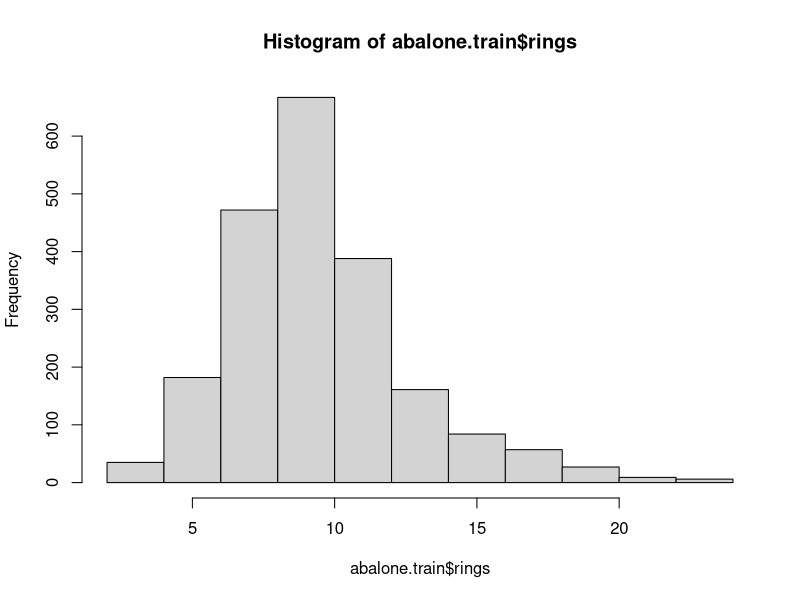
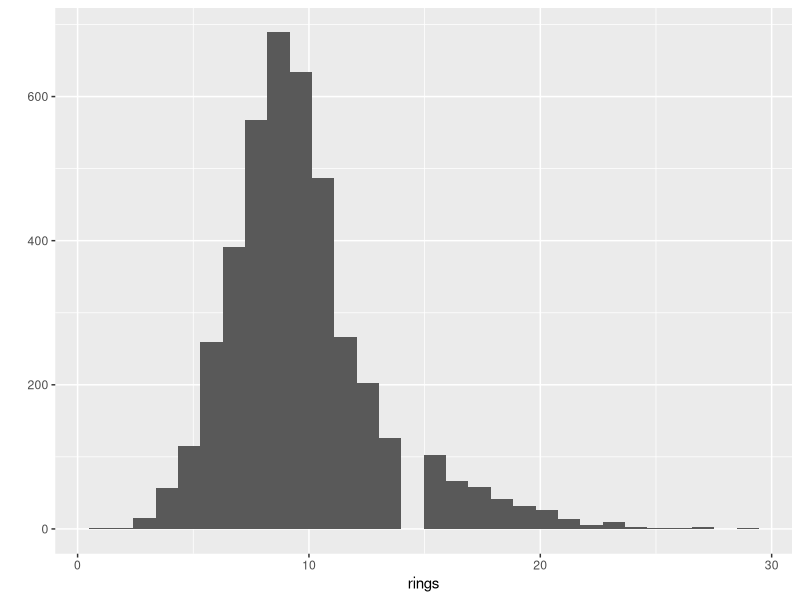
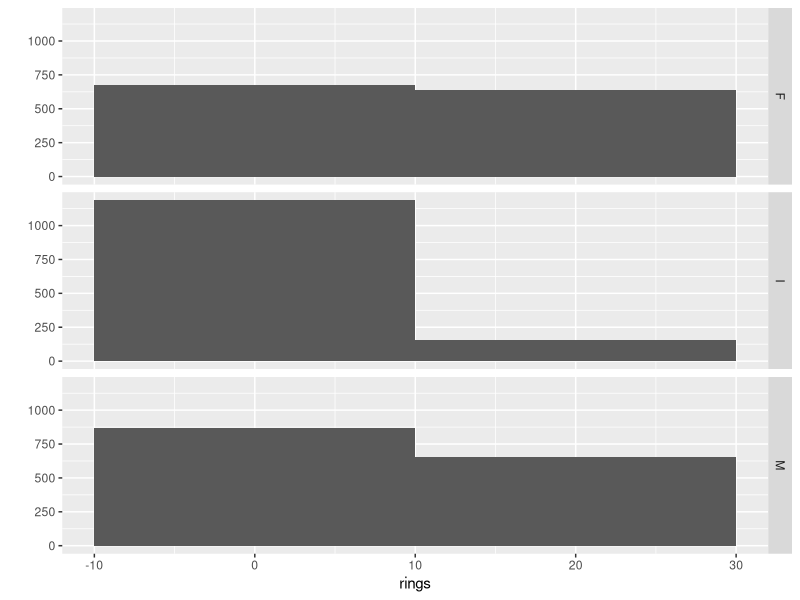
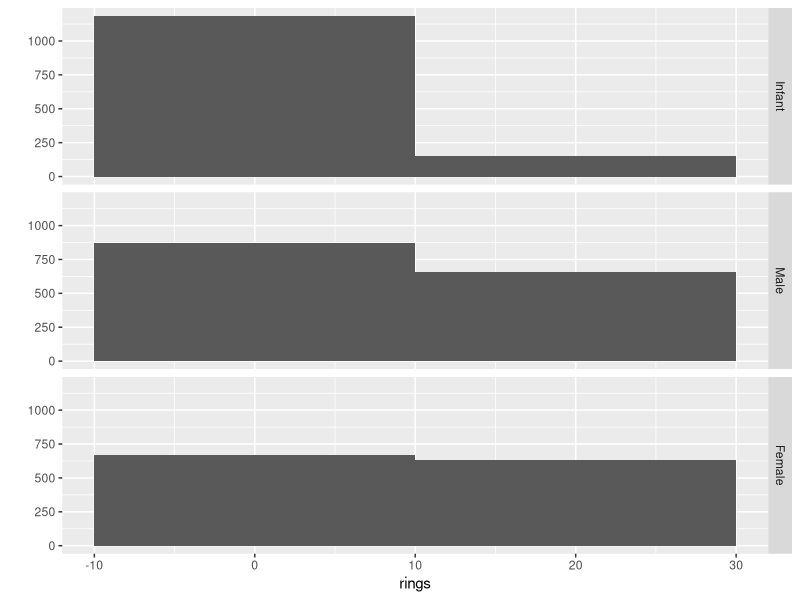
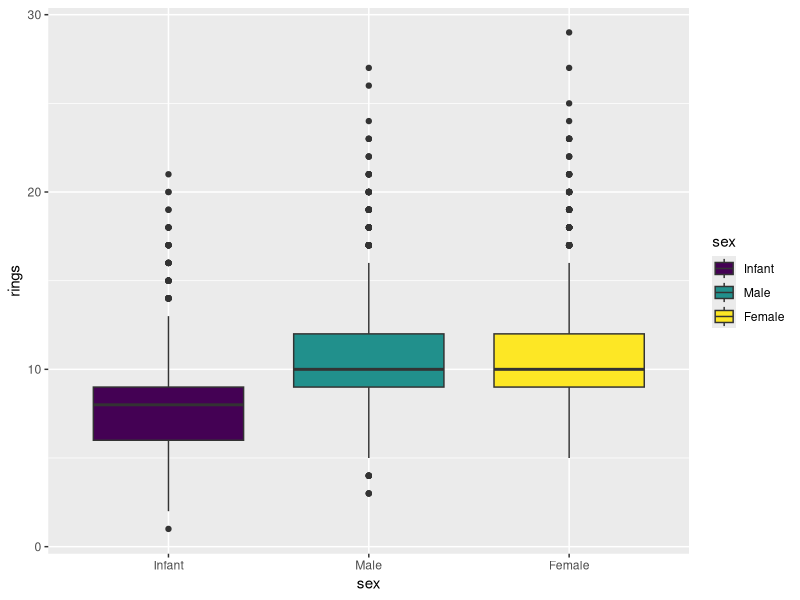
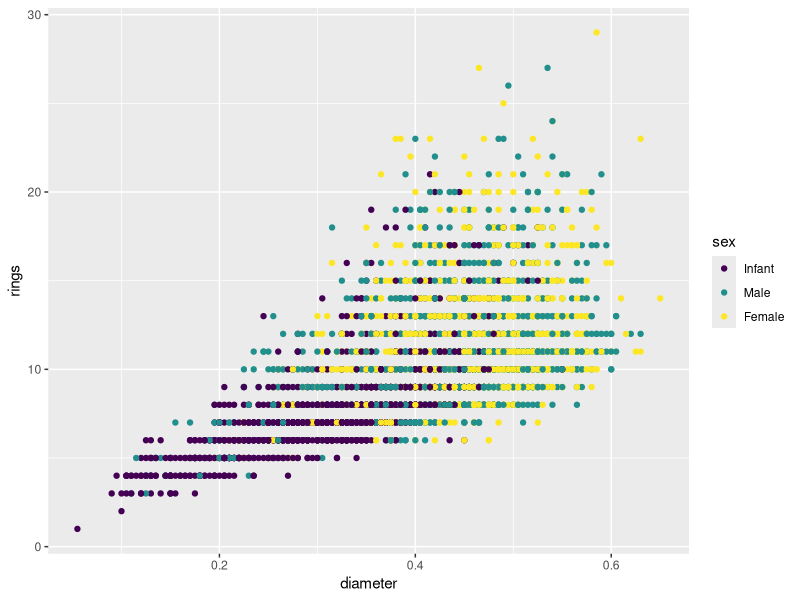
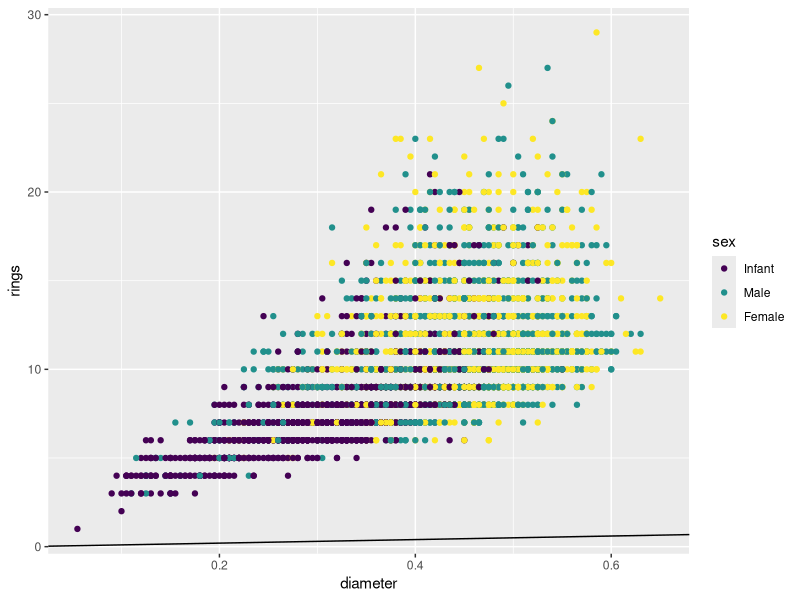
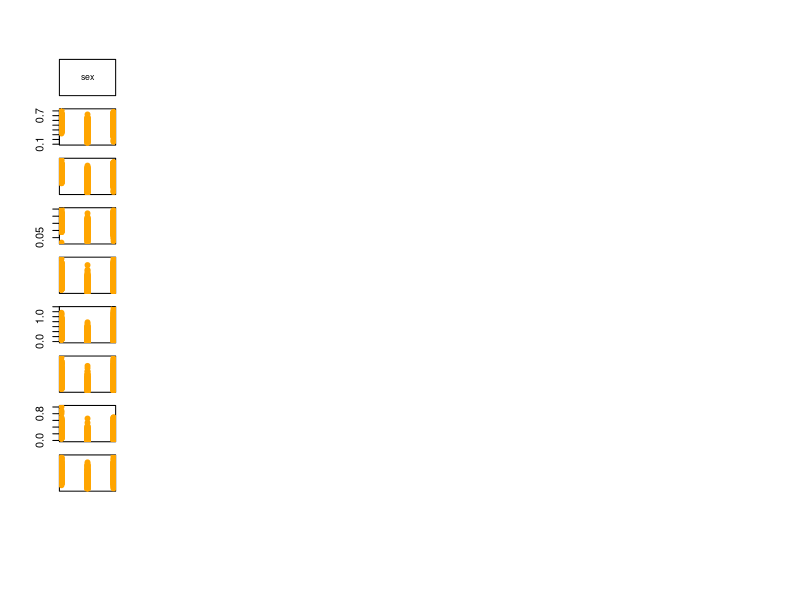

Recreate these plots in R, in order. (Note: this script raises an error after producing the figures.)
## ---- chunk 1
knitr::opts_chunk$set(echo = TRUE)
#.libPaths("H:/R")
library(ggplot2)
#library(plyr)
## ---- chunk 2
abalone <- read.csv("abalone.csv")
## ---- chunk 3
abalone$age <- NA
abalone
## ---- chunk 4
train.idx <- sample(nrow(abalone), 0.5*nrow(abalone))
abalone.train <- abalone[train.idx, ]
abalone.test  <- abalone[-train.idx, ] ## note the negative indexing to REMOVE instances!
## ---- chunk 5
 summary(abalone.train)
## ---- chunk 6
hist(abalone.train$rings)
## ---- chunk 7
qplot(rings,
      data = abalone,
      geom = "histogram")
## ---- chunk 8
qplot(rings,
      data = abalone,
      geom = "histogram",
      facets = sex~.,
      binwidth = 20)
## ---- chunk 9
abalone$sex <- ordered(abalone$sex,
                       levels = c("I", "M", "F"),
                       labels = c("Infant", "Male", "Female"))

#redo histogram
qplot(rings,
      data = abalone,
      geom = "histogram",
      facets = sex~.,
      binwidth = 20)
## ---- chunk 10
qplot(sex, rings,
      data = abalone,
      geom = "boxplot",
      fill = sex)
## ---- chunk 11
qplot(diameter, rings, 
      data = abalone, 
      color = sex)
## ---- chunk 12
qplot(diameter, rings, 
      data = abalone, 
      color = sex)  +
  geom_abline(slope = 1)
## ---- chunk 13
     save(abalone, file = "abalone_trimmed.Rdata")
## ---- chunk 14
as.matrix(cor(na.omit(abalone.train[,-1])))
## ---- chunk 15
plot(abalone.train, pch=19, col="orange")
